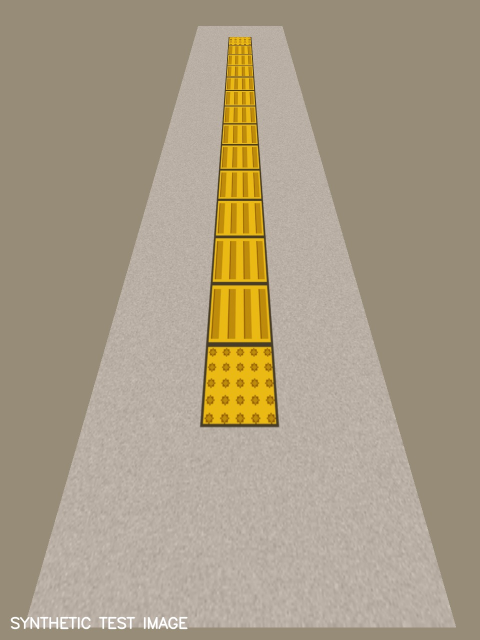
#> input picture sample_images/synthetic_continuous_ok.jpg, 960 x 1280 px (shown at 1/2 size)
$ python -i tiles.py   (imports and definitions only)
#> lines starting #> are read from the running program, lines starting #| are printed output that depends on the picture; after the words box and inside, x2 and y2 are one past the last pixel; in counts of white or black regions, pixels touching at a corner belong together
#> further down, picture is the input picture: shape (1280, 960, 3); mean B, G, R 133.6, 156.3, 169
"""Tactile tile segmentation.

Two interchangeable implementations:
* YoloTileSegmenter: YOLOv8n-seg weights fine-tuned on labelled tactile-tile masks (TC_TILE_MODEL_PATH).
  No such weights ship with this repository; they must be trained with ml/training/train.py first.
* ClassicalTileSegmenter: an untrained colour/morphology baseline for yellow tactile tiles. It is a
  prototype heuristic, not a validated model, and fails on grey/unpainted tiles or strong colour casts.
"""
from dataclasses import dataclass, field
from functools import lru_cache
from pathlib import Path

import cv2
import numpy as np

from ..config import get_settings

TYPE_NONE, TYPE_DIRECTIONAL, TYPE_WARNING = 0, 1, 2


@dataclass
class TileSegmentation:
    mask: np.ndarray
    method: str
    model_version: str
    type_map: np.ndarray | None = None
    components: list[dict] = field(default_factory=list)
    notes: list[str] = field(default_factory=list)

    @property
    def area_fraction(self) -> float:
        return float((self.mask > 0).mean())


def _components(mask: np.ndarray, min_frac: float) -> tuple[np.ndarray, list[dict]]:
    h, w = mask.shape
    n, labels, stats, _ = cv2.connectedComponentsWithStats(mask, connectivity=8)
    keep = np.zeros_like(mask)
    comps = []
    for i in range(1, n):
        x, y, cw, ch, area = stats[i]
        if area < min_frac * h * w:
            continue
        keep[labels == i] = 255
        contours, _ = cv2.findContours((labels == i).astype(np.uint8), cv2.RETR_EXTERNAL, cv2.CHAIN_APPROX_SIMPLE)
        poly = cv2.approxPolyDP(max(contours, key=cv2.contourArea), 0.01 * max(h, w), True)
        comps.append({
            "bbox": [int(x), int(y), int(x + cw), int(y + ch)],
            "area_fraction": round(float(area) / (h * w), 4),
            "polygon": poly.reshape(-1, 2).astype(int).tolist(),
        })
    return keep, comps


class ClassicalTileSegmenter:
    name = "classical-hsv-baseline"
    version = "0.1.0"

    def segment(self, bgr: np.ndarray) -> TileSegmentation:
        h, w = bgr.shape[:2]
#> h = 1280; w = 960
        hsv = cv2.cvtColor(cv2.GaussianBlur(bgr, (5, 5), 0), cv2.COLOR_BGR2HSV)
#> hsv: shape (1280, 960, 3); mean H, S, V 17.5, 52.2, 169
        mask = cv2.inRange(hsv, (14, 70, 60), (40, 255, 255))
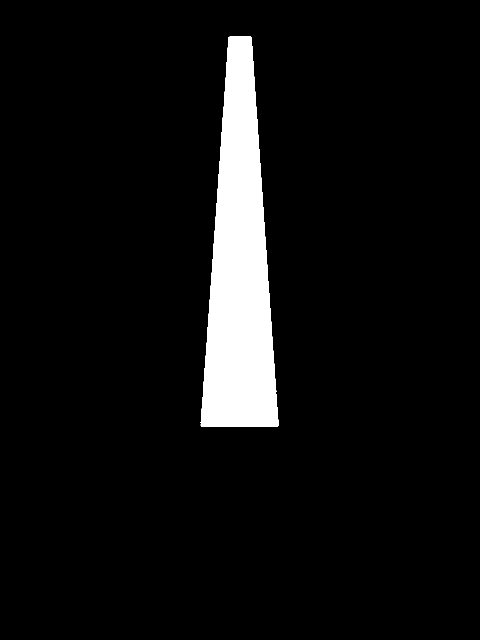
#> mask: shape (1280, 960) (shown at 1/2 size); 6.4% white; 1 white region, box (x1, y1, x2, y2) and area: (401, 73, 557, 853) 78609
        k = max(3, int(min(h, w) * 0.012)) | 1
#> k = 11
        mask = cv2.morphologyEx(mask, cv2.MORPH_CLOSE, cv2.getStructuringElement(cv2.MORPH_RECT, (k, k)))
#> mask: shape (1280, 960); 6.4% white; 1 white region, box (x1, y1, x2, y2) and area: (401, 73, 557, 853) 78626
        mask = cv2.morphologyEx(mask, cv2.MORPH_OPEN, cv2.getStructuringElement(cv2.MORPH_RECT, (k // 2 | 1, k // 2 | 1)))
        mask, comps = _components(mask, 0.0008)
#> in _components, `n, labels, stats, _ = cv2.connectedComponentsWithStats(mask, connectiv..`: n = 2; stats = [[0, 0, 960, 1280, 1150174], [401, 73, 156, 780, 78626]]
#> the loop in _components, `for i in range(1, n):` made 1 pass
#> (x, y, cw, ch, area, poly) on pass 1: (401, 73, 156, 780, 78626, [[459, 73], [401, 850], [555, 852], [503, 80]])
#> after the loop in _components, `for i in range(1, n):`: comps = 1 item
#> comps = 1 item
        notes = ["Untrained colour baseline: detects yellow tactile tiles only."]
        return TileSegmentation(mask, self.name, self.version, None, comps, notes)


class YoloTileSegmenter:
    name = "yolov8n-seg-tactile"

    def __init__(self, path: Path):
        from ultralytics import YOLO

        self.model = YOLO(str(path))
        self.version = path.stem
        self.names = self.model.names

    def segment(self, bgr: np.ndarray) -> TileSegmentation:
        h, w = bgr.shape[:2]
        res = self.model.predict(bgr, imgsz=640, verbose=False)[0]
        mask = np.zeros((h, w), np.uint8)
        type_map = np.zeros((h, w), np.uint8)
        if res.masks is not None:
            for m, cls in zip(res.masks.data.cpu().numpy(), res.boxes.cls.cpu().numpy().astype(int)):
                m = cv2.resize(m, (w, h), interpolation=cv2.INTER_NEAREST) > 0.5
                name = str(self.names.get(cls, ""))
                mask[m] = 255
                type_map[m] = TYPE_WARNING if "warning" in name else TYPE_DIRECTIONAL
        mask, comps = _components(mask, 0.002)
        return TileSegmentation(mask, self.name, self.version, type_map, comps, [])


@lru_cache
def get_tile_segmenter():
    path = get_settings().tile_model_path
    if path and Path(path).is_file():
        try:
            return YoloTileSegmenter(Path(path))
        except Exception:  # noqa: BLE001 - fall back to the baseline but keep the app usable
            pass
    return ClassicalTileSegmenter()

>>> import cv2
>>> picture = cv2.imread('../../../sample_images/synthetic_continuous_ok.jpg')
>>> result = ClassicalTileSegmenter().segment(picture)
